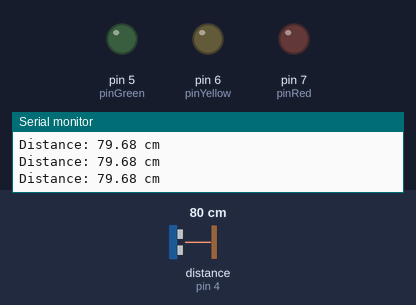
Recording of a sketch running on a simulated Arduino Uno, built with avr-gcc and run on an emulated ATmega328P. Parts: output pins drawn as LEDs (lit = HIGH), the last lines printed to the serial monitor. Wiring (inferred from the names in the program): ultrasonic range finder: trigger pin 3; echo pin 4. Inputs (shaded band) come from the test bench; at power-on: distance to the obstacle (sensor on pin 4) 80 cm. The echo pulse lasts 58.3 µs per cm; pins used as bus, display or sensor lines are not drawn.

Above: at 3.2 s.
3.3 s: distance to the obstacle (sensor on pin 4) set to 65 cm
4.8 s: distance to the obstacle (sensor on pin 4) set to 55 cm
At 5.8 s:
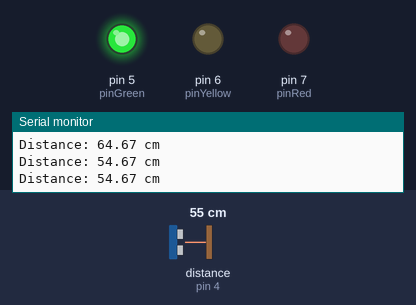
6.5 s: distance to the obstacle (sensor on pin 4) set to 9 cm
At 7.3 s:
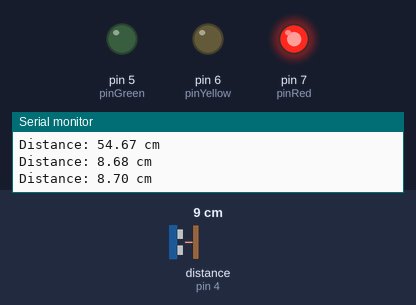
8.0 s: distance to the obstacle (sensor on pin 4) set to 18 cm
9.5 s: distance to the obstacle (sensor on pin 4) set to 22 cm
At 10.0 s:
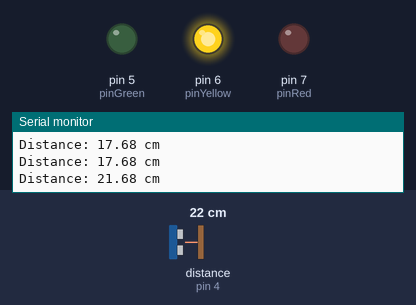
11.0 s: distance to the obstacle (sensor on pin 4) set to 60 cm
At 12.0 s:
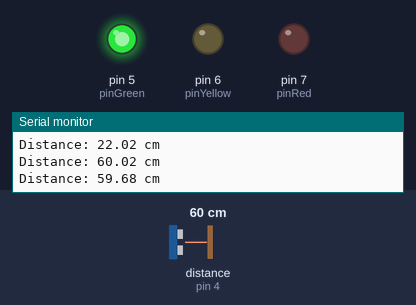
Timing chart, 0 to 14.0 s (numbered marks = the images above; inputs shaded):
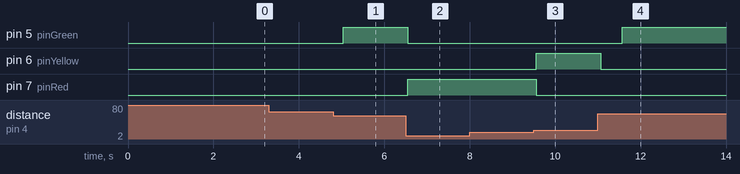

Measured:
- the behaviour switches between 61 and 60 cm on distance to the obstacle (sensor on pin 4) (found by bisection; images 0 and 1)
- the behaviour switches between 20 and 21 cm on distance to the obstacle (sensor on pin 4) (found by bisection; images 2 and 3)
- after the input at 4.8 s, pin 5 (pinGreen): LOW → HIGH after 0.24 s
- after the input at 6.5 s, pin 5 (pinGreen): HIGH → LOW after 0.05 s; pin 7 (pinRed): LOW → HIGH after 0.05 s
- after the input at 9.5 s, pin 6 (pinYellow): LOW → HIGH after 0.06 s; pin 7 (pinRed): HIGH → LOW after 0.06 s
- after the input at 11.0 s, pin 5 (pinGreen): LOW → HIGH after 0.57 s; pin 6 (pinYellow): HIGH → LOW after 0.07 s

The sketch:

ejercicio_1.ino
```cpp
const byte PIN_TRIGGER = 3;
const byte PIN_ECHO = 4;
const int pinGreen = 5;
const int pinYellow = 6;
const int pinRed = 7;


const float V_SOUND_AIR = 0.0343f; // cm/us

float distance = 0.0f;
long duration  = 0;

void setup() {
  Serial.begin(9600);  // Start serial communication
  pinMode(PIN_TRIGGER, OUTPUT);
  pinMode(PIN_ECHO, INPUT);
  pinMode(pinGreen, OUTPUT);
  pinMode(pinYellow, OUTPUT);
  pinMode(pinRed, OUTPUT);

  // Ensure LOW in trigger at start
  digitalWrite(PIN_TRIGGER, LOW);
  Serial.println("Waiting 2 seconds to stabilize ultrasonic sensor...");
  delay(2000);
}

void loop() {
  // Pulse generation in trigger
  digitalWrite(PIN_TRIGGER, HIGH);
  delayMicroseconds(10);
  digitalWrite(PIN_TRIGGER, LOW);

  // Read pulse duration and compute distance
  duration = pulseIn(PIN_ECHO, HIGH);
  distance = (duration * V_SOUND_AIR) / 2.0f;

  if (distance >= 20 && distance < 40)
  {
    ApagarTodos();
    digitalWrite(pinYellow, 1);
  }

  else if (distance >= 40 && distance <= 60)
  {
    ApagarTodos();
    digitalWrite(pinGreen, 1);
  }

  else if (distance < 20 && distance >= 4)
  {
    ApagarTodos();
    digitalWrite(pinRed, 1);
  }

  else{
    ApagarTodos();
  }

  Serial.print("Distance: ");
  Serial.print(distance, 2);  // show 2 decimals
  Serial.println(" cm");

  delay(500);  // small delay between readings
}

void ApagarTodos (){
  digitalWrite(pinYellow, 0);
  digitalWrite(pinGreen, 0);
  digitalWrite(pinRed, 0);
}
```
